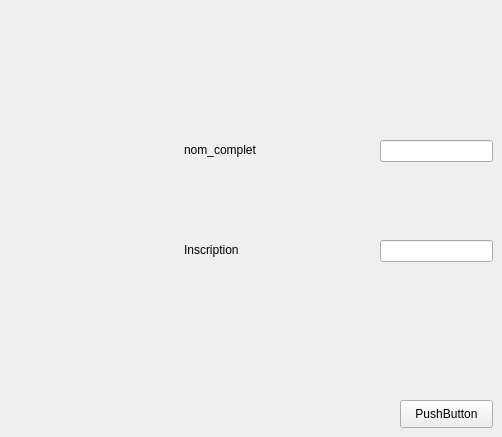
   <widget class="QWidget" name="tab_11">
    <attribute name="title">
     <string>Page</string>
    </attribute>
    <widget class="QPushButton" name="pushButton_pdf">
     <property name="geometry">
      <rect>
       <x>400</x>
       <y>400</y>
       <width>93</width>
       <height>28</height>
      </rect>
     </property>
     <property name="text">
      <string>PushButton</string>
     </property>
    </widget>
    <widget class="QLineEdit" name="lineEdit_nom_complet">
     <property name="geometry">
      <rect>
       <x>380</x>
       <y>140</y>
       <width>113</width>
       <height>22</height>
      </rect>
     </property>
    </widget>
    <widget class="QLineEdit" name="lineEdit_inscription">
     <property name="geometry">
      <rect>
       <x>380</x>
       <y>240</y>
       <width>113</width>
       <height>22</height>
      </rect>
     </property>
    </widget>
    <widget class="QLabel" name="label_2">
     <property name="geometry">
      <rect>
       <x>184</x>
       <y>140</y>
       <width>131</width>
       <height>20</height>
      </rect>
     </property>
     <property name="text">
      <string>nom_complet</string>
     </property>
    </widget>
    <widget class="QLabel" name="label_25">
     <property name="geometry">
      <rect>
       <x>184</x>
       <y>240</y>
       <width>101</width>
       <height>20</height>
      </rect>
     </property>
     <property name="text">
      <string>Inscription</string>
     </property>
    </widget>
   </widget>
